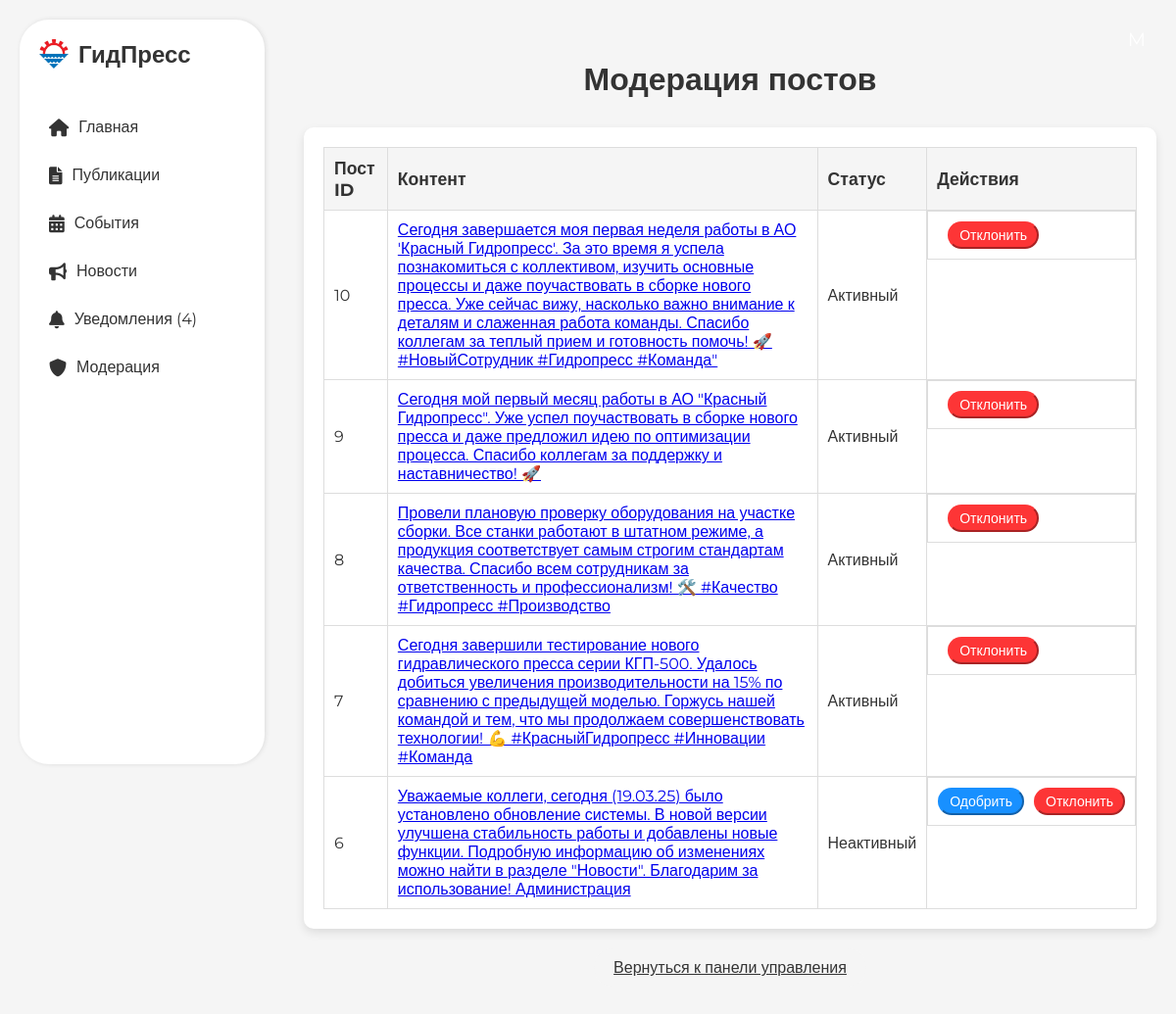
/moderate/posts (signed in), run on the app's committed database.
### application/models.py (models this page shows, shortened)
class Post(db.Model):
    id = db.Column(db.Integer, primary_key=True)
    user_id = db.Column(db.Integer, db.ForeignKey('user.id'), nullable=False)
    content_text = db.Column(db.Text, nullable=True)
    file_path = db.Column(db.String(255), nullable=True)
    file_type = db.Column(db.String(10), nullable=False)  # 'image', 'video', or 'none'
    created_at = db.Column(db.DateTime, default=datetime.now)
    updated_at = db.Column(db.DateTime, default=datetime.now, onupdate=datetime.now)
    is_active = db.Column(db.Boolean, default=True)
    likes = db.relationship('Like', backref='post', lazy=True)
    comments = db.relationship('Comment', backref='post', lazy=True)

### application/views/moderation.py (the view)
@moderation_bp.route("/moderate/posts")
@login_required
@moderator_required('moderator')
def moderate_posts():
    posts = Post.query.order_by(Post.created_at.desc()).all()
    return render_template("moderation/moderate_posts.html", posts=posts)

### application/views/auth.py (called while the page is built)
@login_manager.user_loader
def load_user(user_id):
    return User.query.get(int(user_id))

### application/templates/moderation/moderate_posts.html (shortened to what this page needs)
{% extends 'base.html' %}
{% block content %}
<div class="moderation-container" style="
    max-width: 1200px;
    margin: 0 auto;
    padding: 20px;
    display: flex;
    flex-direction: column;
    align-items: center;
    min-height: calc(100vh - 40px); /* Учитываем отступы */
">
    <h1 style="font-size: 2rem; color: #333; margin-bottom: 30px; text-align: center; font-weight: 600;">Модерация постов</h1>
    <div class="posts-table" style="
        width: 100%;
        max-width: 1000px;
        background-color: #fff;
        border-radius: 10px;
        box-shadow: 0 4px 10px rgba(0, 0, 0, 0.1);
        padding: 20px;
    ">
        <table style='width: 100%; border-collapse: collapse;'>
            <thead style='background-color: #f5f5f5; text-align: left;'>
                <tr>
                    <th style='font-size: 1.1rem; border: 1px solid #ddd; padding: 10px;'>Пост ID</th>
                    <th style='font-size: 1.1rem; border: 1px solid #ddd; padding: 10px;'>Контент</th>
                    <th style='font-size: 1.1rem; border: 1px solid #ddd; padding: 10px;'>Статус</th>
                    <th style='font-size: 1.1rem; border: 1px solid #ddd; padding: 10px;'>Действия</th>
                </tr>
            </thead>
            <tbody>
                {% for post in posts %}
                <tr style='border: 1px solid #ddd;'>
                    <td style='border: 1px solid #ddd; padding: 10px;'>{{ post.id }}</td>
                    <td style='border: 1px solid #ddd; padding: 10px;'><a href="{{ url_for('comments.list_comments', post_id=post.id) }}">{{ post.content_text }}</a></td>
                    <td style='border: 1px solid #ddd; padding: 10px;'>{{ 'Активный' if post.is_active else 'Неактивный' }}</td>
                    <td style='display:flex; border: 1px solid #ddd; padding: 10px;'>
                        {% if not post.is_active %}
                        <form action="{{ url_for('moderation.approve_post', post_id=post.id) }}" method='POST'>
                            <button type='submit' class='ant-btn ant-btn-primary' style="
                                padding: 4px 10px;
                                border-radius: 50px;
                                background-color: #1890ff;
                                border-color: #1890ff;
                                color: #fff;
                                font-size:14px;
                                font-weight: 500;
                            ">Одобрить</button></form>{% endif %}
                        <form action="{{ url_for('moderation.reject_post', post_id=post.id) }}" method='POST'>
                            <button type='submit' class='ant-btn ant-btn-danger' style="
                                padding: 4px 10px;
                                border-radius: 50px;
                                background-color: #FD3536;
                                border-color: #FD3536;
                                color: #fff;
                                font-size:14px;
                                font-weight: 500;
                                margin-left: 10px;
                            ">Отклонить</button></form></td></tr>{% endfor %}
            </tbody>
        </table>
    </div>
    <a href="{{ url_for('moderation.dashboard') }}" class='ant-btn ant-btn-default' style="
        padding: 10px 20px;
        border-radius: 50px;
        background-color: #f5f5f5;
        border-color: #d9d9d9;
        color: #333;
        font-size: 1rem;
        font-weight: 500;
        margin-top: 20px;
    ">Вернуться к панели управления</a>
</div>
{% endblock %}

### data on the page
Post: id "10", content_text "Сегодня завершается моя первая неделя работы в АО 'Красный Гидропресс'. За это время я успела познакомиться с коллективом, изучить основные процессы и даже поучаствовать в сборке нового пресса. Уже сейчас вижу, насколько важно внимание к деталям и слаженная работа команды. Спасибо коллегам за теплый прием и готовность помочь! 🚀 #НовыйСотрудник #Гидропресс #Команда\"", is_active "Активный"
Post: id "9", content_text "Сегодня мой первый месяц работы в АО \"Красный Гидропресс\". Уже успел поучаствовать в сборке нового пресса и даже предложил идею по оптимизации процесса. Спасибо коллегам за поддержку и наставничество! 🚀", is_active "Активный"
Post: id "8", content_text "Провели плановую проверку оборудования на участке сборки. Все станки работают в штатном режиме, а продукция соответствует самым строгим стандартам качества. Спасибо всем сотрудникам за ответственность и профессионализм! 🛠️ #Качество #Гидропресс #Производство", is_active "Активный"
Post: id "7", content_text "Сегодня завершили тестирование нового гидравлического пресса серии КГП-500. Удалось добиться увеличения производительности на 15% по сравнению с предыдущей моделью. Горжусь нашей командой и тем, что мы продолжаем совершенствовать технологии! 💪 #КрасныйГидропресс #Инновации #Команда", is_active "Активный"
Post: id "6", content_text "Уважаемые коллеги, сегодня (19.03.25) было установлено обновление системы. В новой версии улучшена стабильность работы и добавлены новые функции. Подробную информацию об изменениях можно найти в разделе \"Новости\". Благодарим за использование! Администрация", is_active "Неактивный"

### other printed values
{{ '(' }} "("
{{ ')' }} ")"
